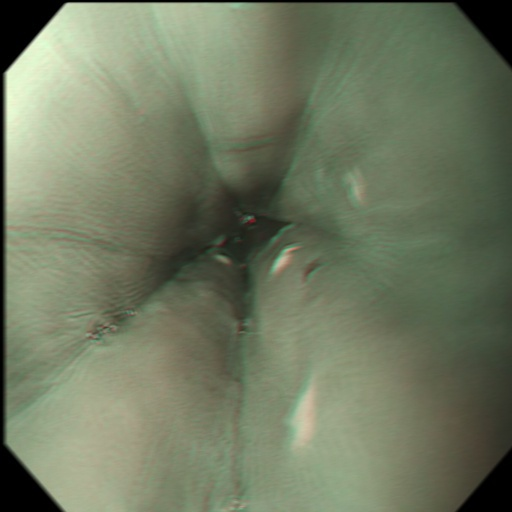
#> input picture subDM/0000597.jpg, 512 x 512 px, found by its file name; its folder holds only this picture in this run
$ python compararROI.py   (older library calls are emulated)
#> lines starting #> are read from the running program, lines starting #| are printed output that depends on the picture
# -*- coding: utf-8 -*-
"""
Created on Mon Jul 15 23:27:13 2019

@author: Nataly
"""
from skimage.measure import compare_ssim as ssim
import cv2
import numpy as np
import matplotlib.pyplot as plt


def mse(imageA, imageB):
	# the 'Mean Squared Error' between the two images is the
	# sum of the squared difference between the two images;
	# NOTE: the two images must have the same dimension
	err = np.sum((imageA.astype("float") - imageB.astype("float")) ** 2)
	err /= float(imageA.shape[0] * imageA.shape[1])

	# return the MSE, the lower the error, the more "similar"
	# the two images are
	return err

def compare_images(imageA, imageB, title):
	# compute the mean squared error and structural similarity
	# index for the images
	m = mse(imageA, imageB)
	s = ssim(imageA, imageB)

	# setup the figure
	fig = plt.figure(title)
	plt.suptitle("MSE: %.2f, SSIM: %.2f" % (m, s))

	# show first image
	ax = fig.add_subplot(1, 2, 1)
	plt.imshow(imageA, cmap = plt.cm.gray)
	plt.axis("off")

	# show the second image
	ax = fig.add_subplot(1, 2, 2)
	plt.imshow(imageB, cmap = plt.cm.gray)
	plt.axis("off")

	# show the images
	plt.show()

import glob

for imgfile in glob.glob("*.jpg"):
    #dire='./segROI/#6/Z/'+imgfile
    original = cv2.imread("./segROI/ROI_Manuales/"+imgfile,0)
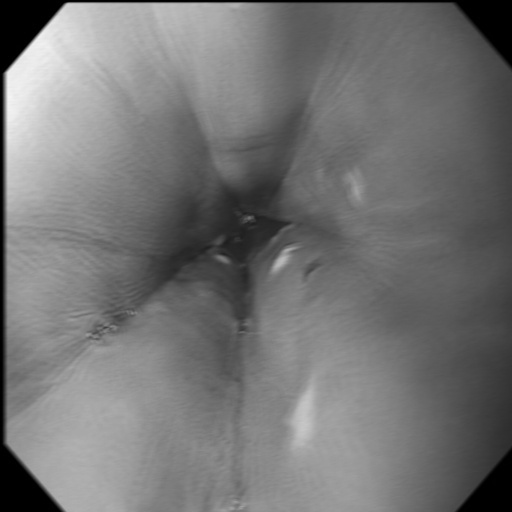
#> original: shape (512, 512); min 0, max 244, mean 115.9
    uno = cv2.imread("./segROI/#1/"+imgfile,0)
    dos = cv2.imread("./segROI/#2/"+imgfile,0)
    tres = cv2.imread("./segROI/#3/"+imgfile,0)
    cuatro=cv2.imread("./segROI/#4/"+imgfile,0)
    cincoB=cv2.imread("./segROI/#5/B/"+imgfile,0)
    cincoV=cv2.imread("./segROI/#5/V/"+imgfile,0)
    cincoZ=cv2.imread("./segROI/#5/Z/"+imgfile,0)
    #plt.imshow(original,'Greys')
    #plt.show()

    compare_images(original, original, "Original vs. Original")
#> in mse, `err = np.sum((imageA.astype("float") - imageB.astype("float")) ** 2)`: err = 0
#> in compare_images, `s = ssim(imageA, imageB)`: s = 1
#> in compare_images, `plt.show()`:
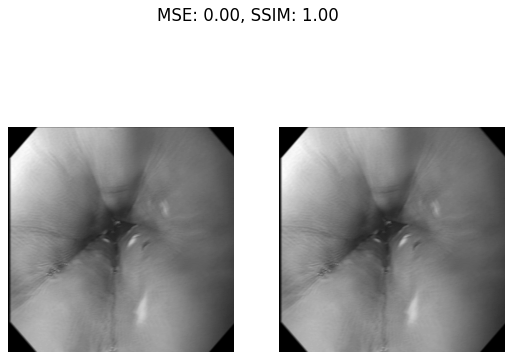
#> figure drawn by matplotlib, 2 panels
    compare_images(original, uno, "Original vs. uno")
    compare_images(original, dos, "Original vs. dos")
    compare_images(original, tres, "Original vs. tres")
    compare_images(original, cuatro, "Original vs. cuatro")
    compare_images(original, cincoB, "Original vs. cincoB")
    compare_images(original, cincoV, "Original vs. cincoV")
    compare_images(original, cincoZ, "Original vs. cincoZ")

$ run again, on subDM/00240.jpg
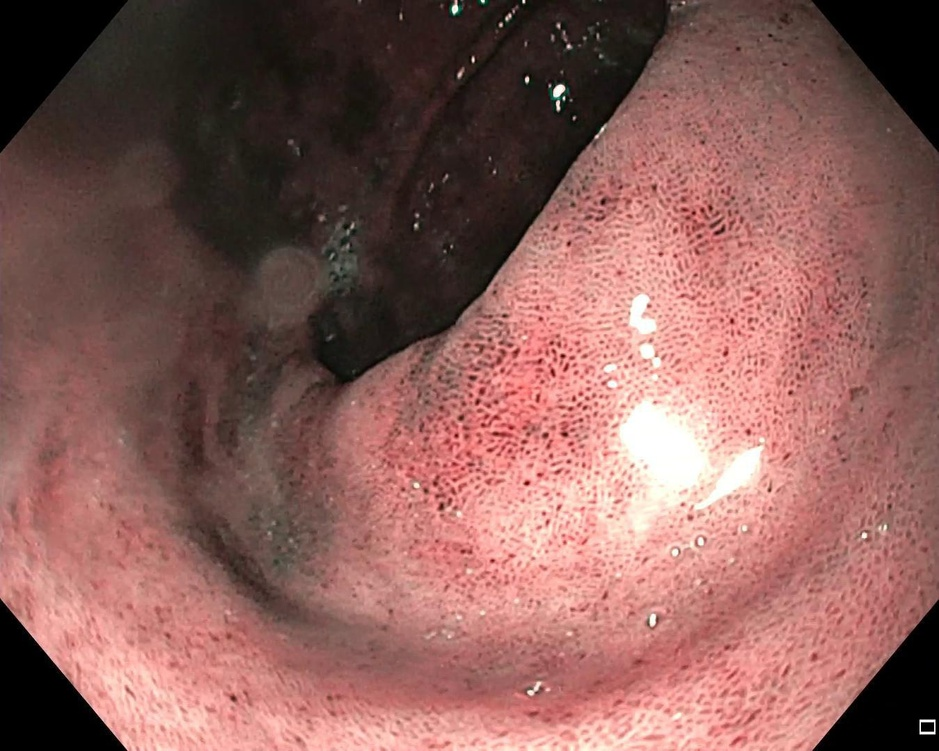
#> input picture subDM/00240.jpg, 939 x 751 px, shrunk from 1349 x 1079 before the run, found by its file name
#> `original = cv2.imread("./segROI/ROI_Manuales/"+imgfile,0)`:
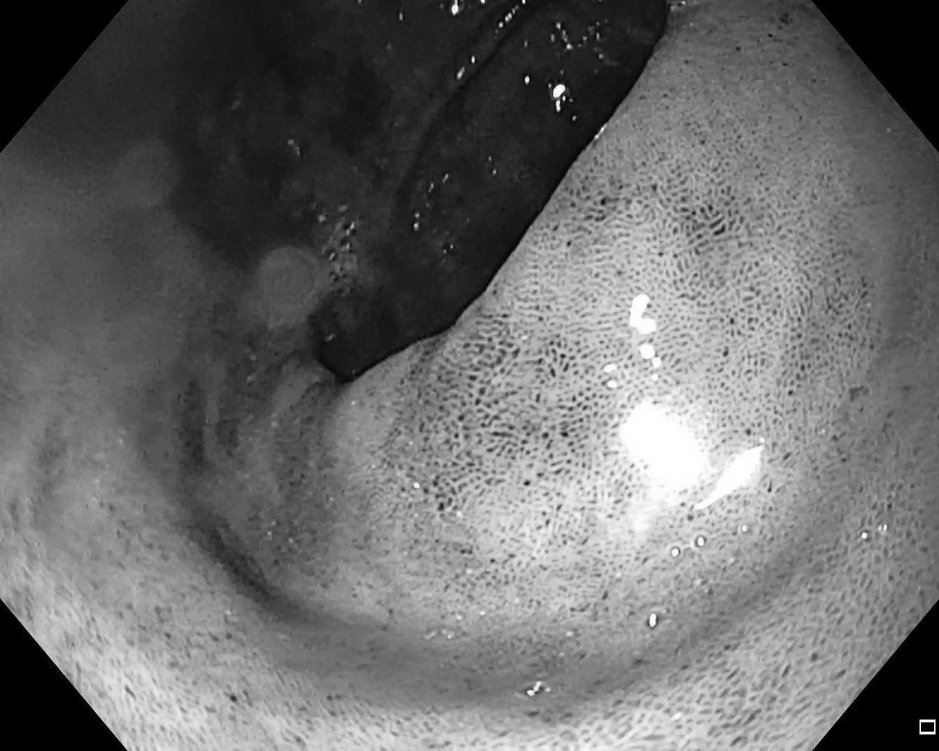
#> original: shape (751, 939); min 0, max 255, mean 107.7
#> err = 0
#> s = 1
#> in compare_images, `plt.show()`:
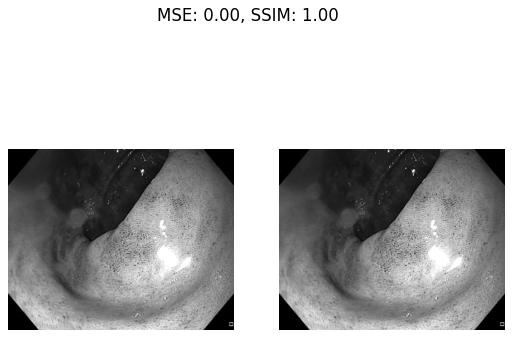
#> figure drawn by matplotlib, 2 panels

$ run again, on subDM/00252.jpg
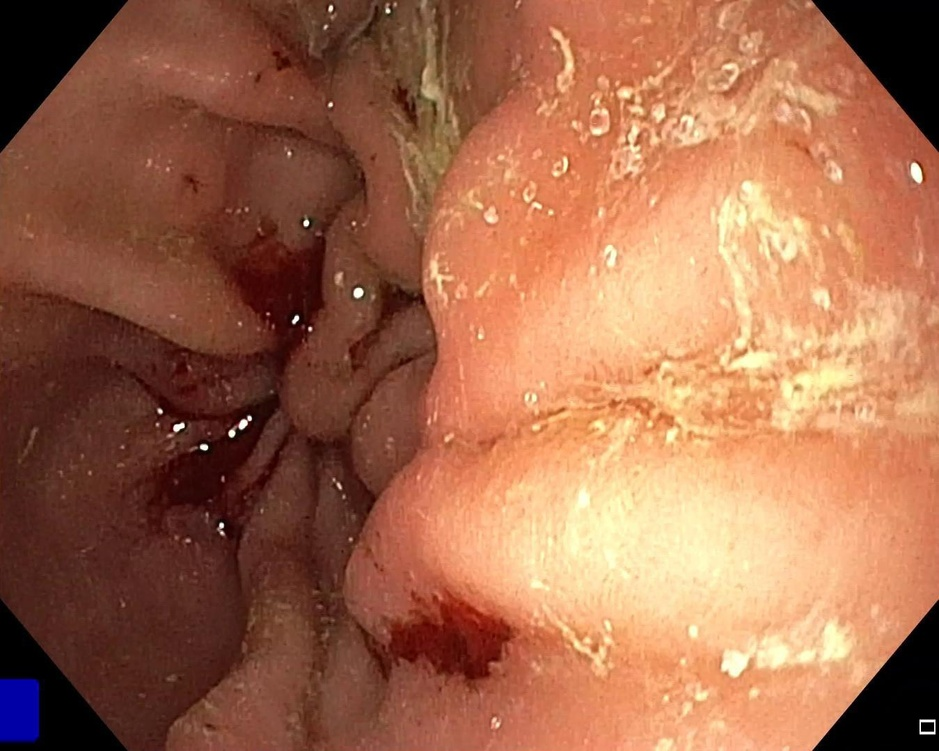
#> input picture subDM/00252.jpg, 939 x 751 px, shrunk from 1349 x 1079 before the run, found by its file name
#> `original = cv2.imread("./segROI/ROI_Manuales/"+imgfile,0)`:
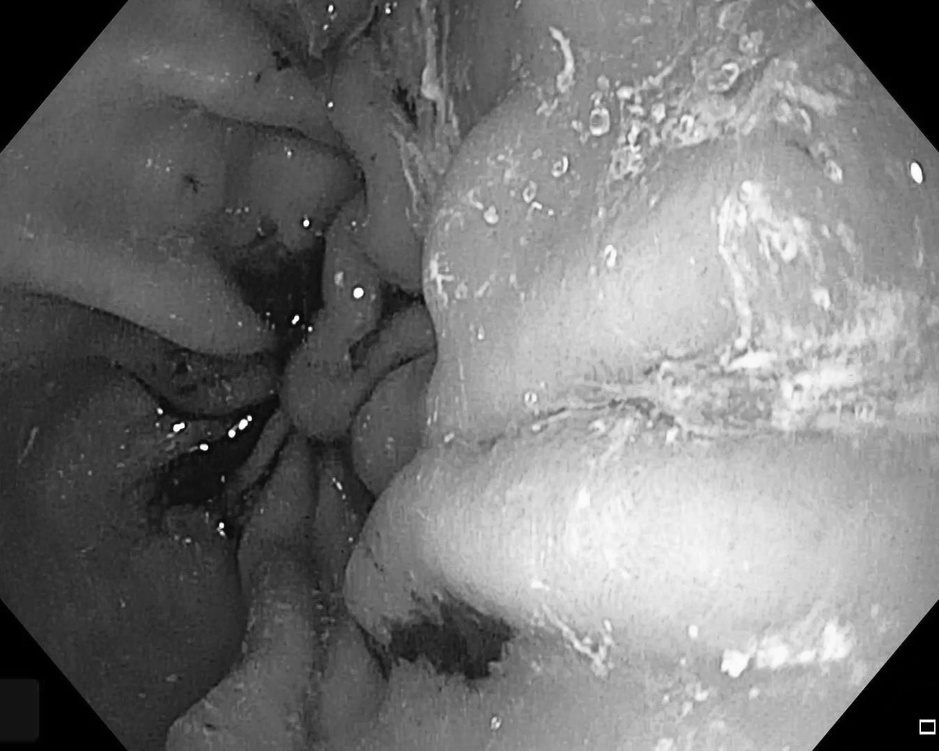
#> original: shape (751, 939); min 0, max 255, mean 118.8
#> err = 0
#> s = 1
#> in compare_images, `plt.show()`:
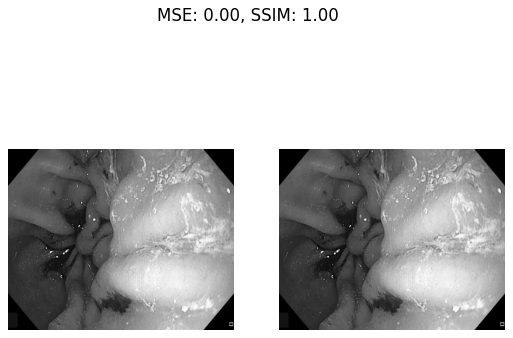
#> figure drawn by matplotlib, 2 panels

$ run again, on subDM/00263.jpg
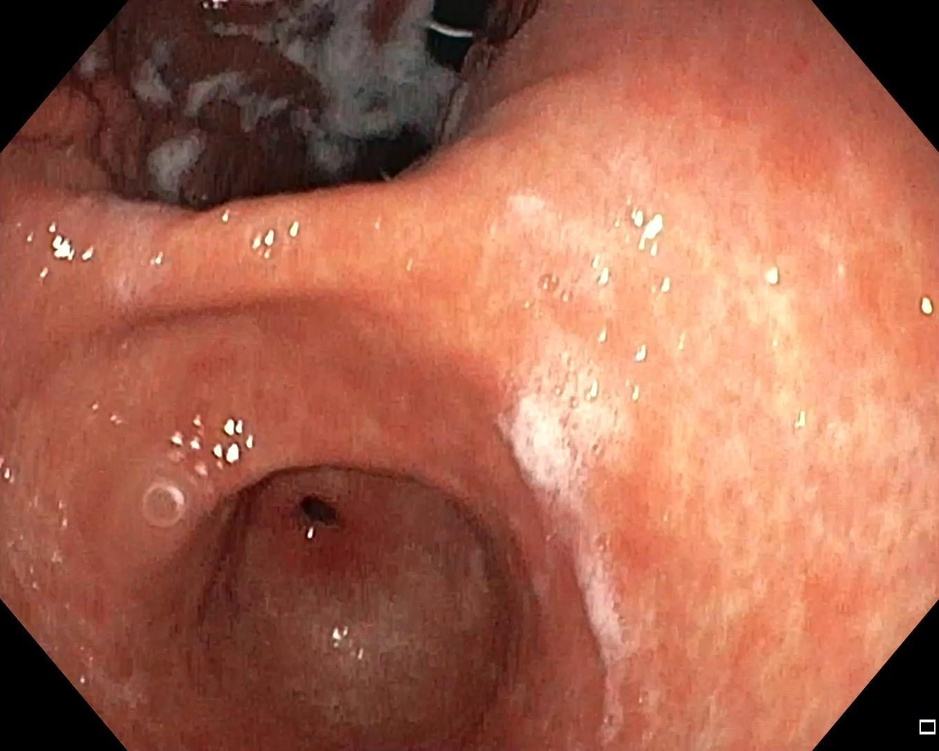
#> input picture subDM/00263.jpg, 939 x 751 px, shrunk from 1349 x 1079 before the run, found by its file name
#> `original = cv2.imread("./segROI/ROI_Manuales/"+imgfile,0)`:
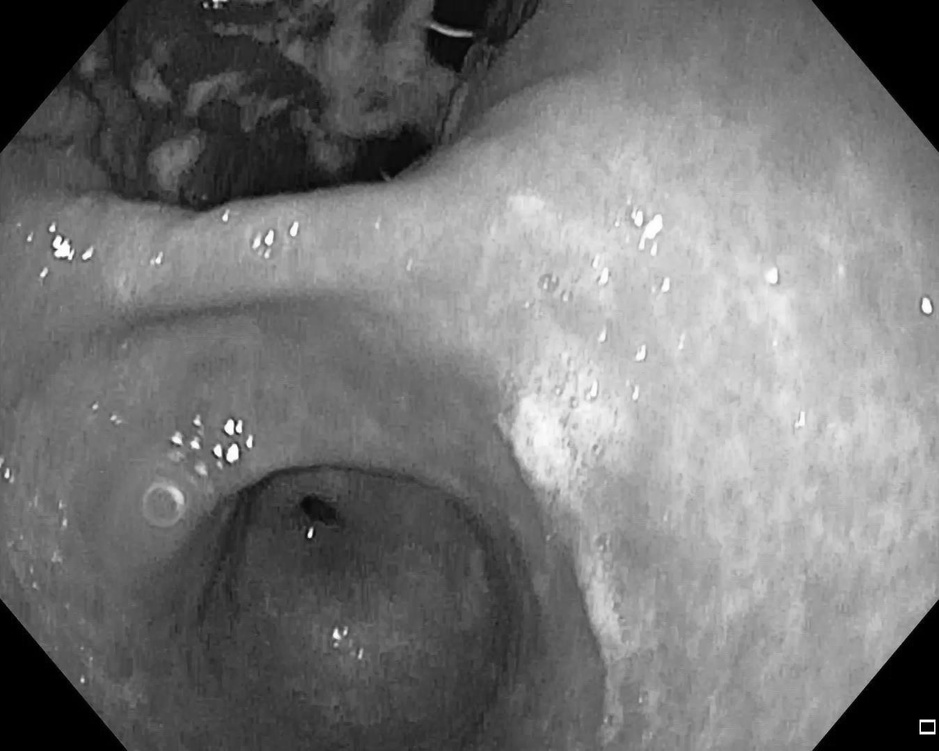
#> original: shape (751, 939); min 0, max 255, mean 118.5
#> err = 0
#> s = 1
#> in compare_images, `plt.show()`:
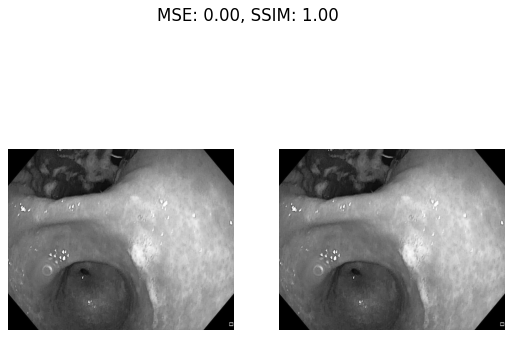
#> figure drawn by matplotlib, 2 panels

$ run again, on subDM/0000620.jpg
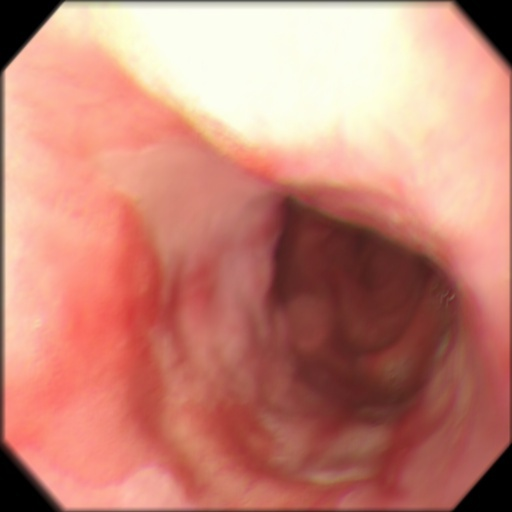
#> input picture subDM/0000620.jpg, 512 x 512 px, found by its file name
#> `original = cv2.imread("./segROI/ROI_Manuales/"+imgfile,0)`:
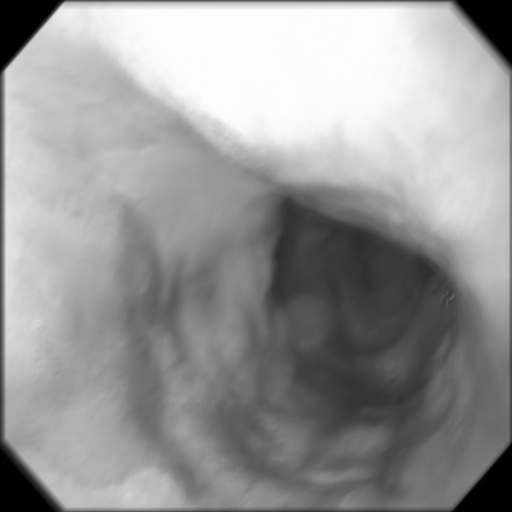
#> original: shape (512, 512); min 0, max 253, mean 152.3
#> err = 0
#> s = 1
#> in compare_images, `plt.show()`:
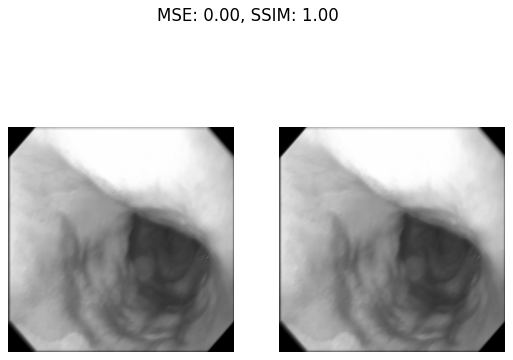
#> figure drawn by matplotlib, 2 panels
